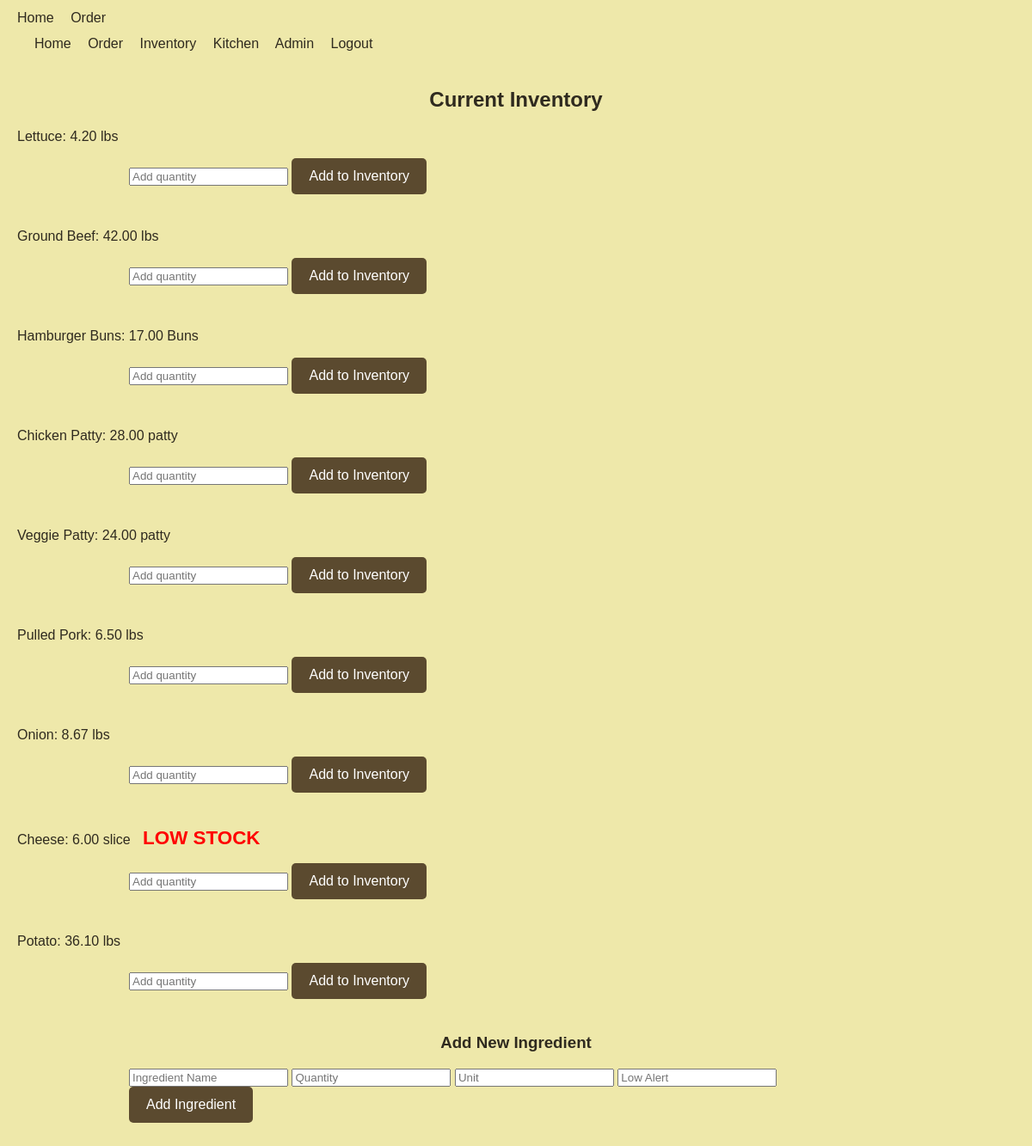
Screenshot of /inventory/ (signed in) with the database file from the repository.
### restaurant/models.py (models this page shows, shortened)
class Ingredient(models.Model):
    name = models.CharField(max_length=100)
    quantity = models.DecimalField(
        max_digits=10,
        decimal_places=2,
        default=0,
        validators=[MinValueValidator(0)]
    )
    unit = models.CharField(max_length=20)
    low_alert = models.DecimalField(
        max_digits=10,
        decimal_places=2,
        default=0,
        validators=[MinValueValidator(0)]
    )

### restaurant/views.py (the view)
# urls.py: path("inventory/", views.inventory, name="inventory"),
@login_required
@user_passes_test(staff_user)
def inventory(request):
    ingredients = Ingredient.objects.all()
    return render(
        request,
        "inventory.html",
        {"ingredients": ingredients}
    )

### restaurant/views.py (called while the page is built)
def staff_user(user):
    return user.is_staff

### templates/inventory.html (shortened to what this page needs)
<!DOCTYPE html>
<html lang="en">
<head>
    {% load static %}
    <link rel="stylesheet" href="{% static 'css/style.css' %}">
</head>
<body>
    <nav>
        <a href="/">Home</a>
        <a href="/order/">Order</a>
    <nav>
        <a href="/">Home</a>
        <a href="/order/">Order</a>
        {% if user.is_authenticated %}
            {% if user.is_staff %}
                <a href="/inventory/">Inventory</a>
                <a href="/kitchen/">Kitchen</a>
                <a href="/admin/">Admin</a>
            {% endif %}
            <form class="nav-logout" method="post" action="{% url 'logout' %}">
                <button type="submit">Logout</button>
            </form>
        {% else %}
            <a href="{% url 'register' %}">Register</a>
            <a href="{% url 'login' %}">Login</a>
        {% endif %}
    </nav>
    <h1>Current Inventory</h1>
    {% for ingredient in ingredients %}
        <p>
            {{ ingredient.name }}:
            {{ ingredient.quantity }} {{ ingredient.unit }}
            {% if ingredient.quantity <= 0 %}
                <span class="stock-warning">OUT OF STOCK</span>
            {% elif ingredient.quantity <= ingredient.low_alert %}
                <span class="stock-warning">LOW STOCK</span>
            {% endif %}
            <form method="POST" action="{% url 'add_ingredient_qty' ingredient.id %}">
                <input type="number" name="quantity" placeholder="Add quantity" step="any" required>
                <button type="submit">Add to Inventory</button>
            </form>
        </p>
    {% empty %}
        <p>No ingredients are currently in inventory.</p>
    {% endfor %}
    <h3>Add New Ingredient</h3>
    <form method="POST" action="{% url 'add_new_ingredient' %}">
        <input type="text" name="name" placeholder="Ingredient Name" required>
        <input type="number" name="quantity" placeholder="Quantity" step="any" required>
        <input type="text" name="unit" placeholder="Unit" required>
        <input type="number" name="low_alert" placeholder="Low Alert" step="any" min="0" required>
        <button type="submit">Add Ingredient</button>
    </form>
</body>
</html>

### static/css/style.css (style rules this page uses)
body { background-color: palegoldenrod; color: #2f2a1f; font-family: Arial, sans-serif; margin: 0; padding: 0; }
h1 { text-align: center; margin-top: 30px; }
h3 { text-align: center; }
form { width: 90%; max-width: 900px; margin: 0 auto 40px auto; }
button { background-color: #5b4a2f; color: white; border: none; padding: 12px 20px; border-radius: 5px; cursor: pointer; font-size: 1rem; }
.stock-warning { color: red; font-size: 1.4rem; font-weight: bold; margin-left: 10px; }
.nav-logout { display: inline; width: auto; max-width: none; margin: 0; }
.nav-logout button { background: none; border: none; padding: 0; cursor: pointer; }
nav a, .nav-logout button { color: #2f2a1f; text-decoration: none; font: inherit; }
nav { padding: 12px 20px; }
nav a, .nav-logout button { margin-right: 15px; }

### rows the page displays
Ingredient: name "Lettuce", quantity "4.20", unit "lbs"
Ingredient: name "Ground Beef", quantity "42.00", unit "lbs"
Ingredient: name "Hamburger Buns", quantity "17.00", unit "Buns"
Ingredient: name "Chicken Patty", quantity "28.00", unit "patty"
Ingredient: name "Veggie Patty", quantity "24.00", unit "patty"
Ingredient: name "Pulled Pork", quantity "6.50", unit "lbs"
Ingredient: name "Onion", quantity "8.67", unit "lbs"
Ingredient: name "Cheese", quantity "6.00", unit "slice", low_alert "LOW STOCK"
Ingredient: name "Potato", quantity "36.10", unit "lbs"
